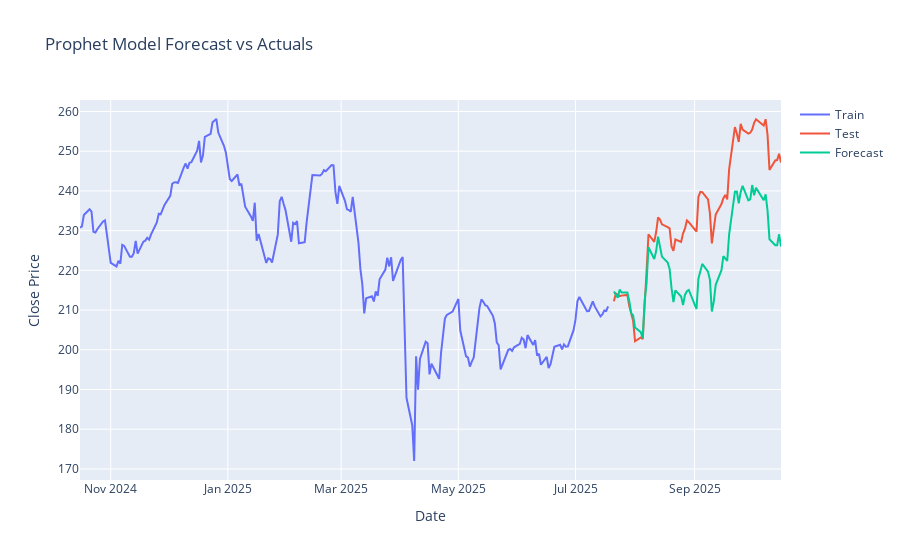

Here is the notebook cell this chart was saved with:
### Code cell
fig = go.Figure()
fig.add_trace(go.Scatter(x=train['ds'], y=train['y'], name='Train'))
fig.add_trace(go.Scatter(x=test['ds'], y=test['y'], name='Test'))
fig.add_trace(go.Scatter(x=forecast['ds'], y=forecast['yhat'], name='Forecast'))
fig.update_layout(title='Prophet Model Forecast vs Actuals',
                  xaxis_title='Date',
                  yaxis_title='Close Price')
fig.show()
